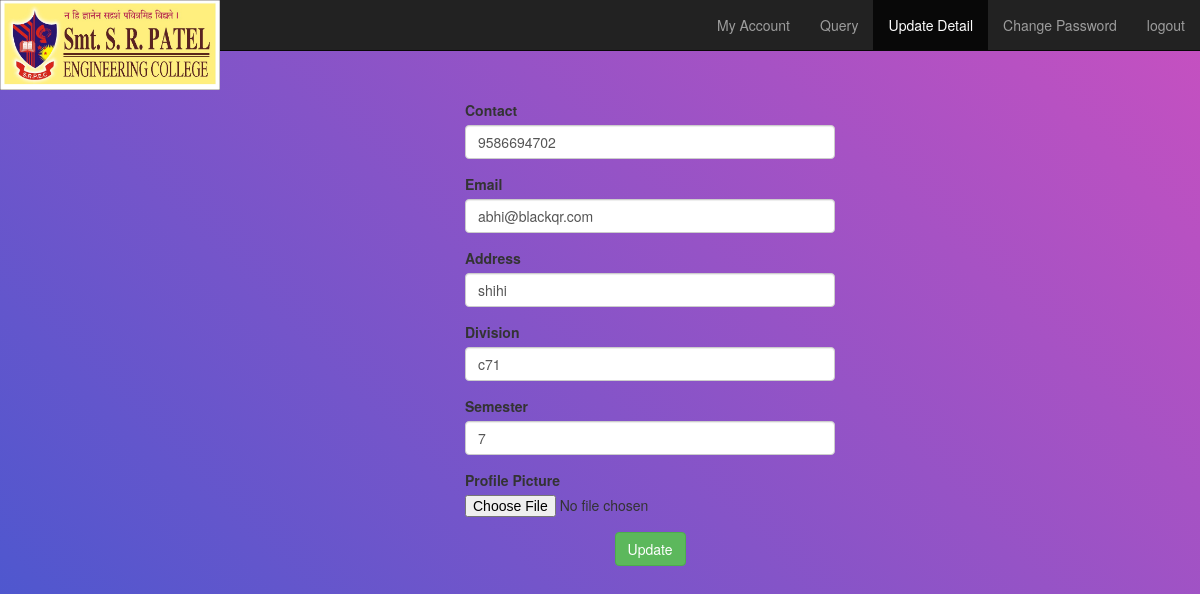
The app's page /student/update (signed in) with its own data.
### tables this page shows
CREATE TABLE "student" (
	`s_id`	TEXT NOT NULL UNIQUE,
	`name`	TEXT NOT NULL,
	`password`	TEXT NOT NULL,
	`dob`	TEXT NOT NULL,
	`contact`	INTEGER NOT NULL,
	`email`	TEXT NOT NULL,
	`d_id`	INTEGER NOT NULL,
	`address`	TEXT NOT NULL,
	`adm_year`	INTEGER NOT NULL,
	`division`	TEXT NOT NULL,
	`fee_class`	TEXT NOT NULL,
	`semester`	INTEGER NOT NULL,
	PRIMARY KEY(`s_id`),
	FOREIGN KEY(`d_id`) REFERENCES `department`(`d_id`)
);

### student/student.py (the view, shortened to what this page needs)
@sd.route("/update",methods=['GET','POST'])
def update():
	try:
		sid=session['id']
	except KeyError:
		return redirect('/login')
	conn=sqlite3.connect('chatbot.db')
	cur=conn.cursor()
	data=[]*5
	cur.execute("SELECT contact,email,address,division,semester from student where s_id=?",(session['id'],))
	row=cur.fetchall()
	lst=list()
	for i in row[0]:
		lst.append(i)
	return render_template("student/updateDetail.html",data=lst)

### student/templates/student/updateDetail.html (shortened to what this page needs)
{% extends "student/studentLayout.html" %}
{% block content%}
</head>
<body>
 <div class="row">
	<div class="col-sm-4 changeP">
		    <form method="post" action="#" enctype="multipart/form-data">
		    <label>Contact</label>
		    <div class="form-group pass_show">
                <input type="text" name="contact" required value="{{data[0]}}" minlength="10" maxlength="10" class="form-control" placeholder="Contact number">
            </div>
		       <label>Email</label>
            <div class="form-group pass_show">
                <input type="email" name="email" required value="{{data[1]}}" class="form-control" placeholder="email">
            </div>
		       <label>Address</label>
            <div class="form-group pass_show">
                <input type="text" name="address" required value="{{data[2]}}" class="form-control" placeholder="Address">
            </div>
            <label>Division</label>
            <div class="form-group pass_show">
                <input type="text" name="division" required value="{{data[3]}}" class="form-control" placeholder="Division">
            </div>
            <label>Semester</label>
            <div class="form-group pass_show">
                <input type="number" max="8" name="sem" required value="{{data[4]}}" class="form-control" placeholder="Semester">
            </div>
            <label>Profile Picture</label>
            <div class="form-group">
                <input type="file" name="file">
            </div>
            <div class="form-group" align="center">
            	<input type="submit" name="submit" value="Update" class="btn btn-success">
            </div>
        </form>
		</div>
	</div>
{%endblock%}

### static/css/chat_style.css (style rules this page uses)
body { background: #f5f5f5; height: 100vh; background-image: linear-gradient(-135deg,rgb(200, 80, 192), rgb(65, 88, 208)); margin: 0; overflow: hidden; }
input { border: 0; color: inherit; font-family: inherit; font-size: 100%; line-height: normal; margin: 0; }

### student/templates/student/updateDetail.html (style rules this page uses)
.changeP { position: absolute; left: 450px; top: 100px; }
body { background-color: rgb(255, 87, 34) }

### records on screen
student: contact "9586694702", email "abhi@blackqr.com", address "shihi", division "c71", sem "7"
